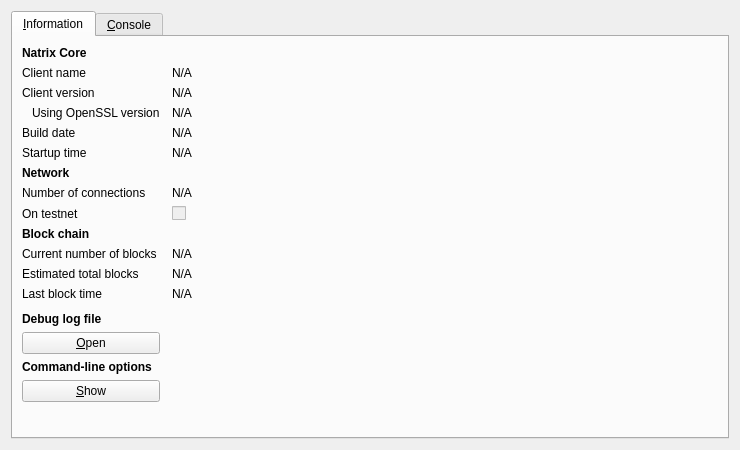
<?xml version="1.0" encoding="UTF-8"?>
<ui version="4.0">
 <class>RPCConsole</class>
 <widget class="QDialog" name="RPCConsole">
  <property name="geometry">
   <rect>
    <x>0</x>
    <y>0</y>
    <width>740</width>
    <height>450</height>
   </rect>
  </property>
  <property name="windowTitle">
   <string>Natrix - Debug window</string>
  </property>
  <layout class="QVBoxLayout" name="verticalLayout_2">
   <item>
    <widget class="QTabWidget" name="tabWidget">
     <property name="currentIndex">
      <number>0</number>
     </property>
     <widget class="QWidget" name="tab_info">
      <attribute name="title">
       <string>&amp;Information</string>
      </attribute>
      <layout class="QGridLayout" name="gridLayout" columnstretch="0,1">
       <property name="horizontalSpacing">
        <number>12</number>
       </property>
       <item row="0" column="0">
        <widget class="QLabel" name="label_9">
         <property name="font">
          <font>
           <weight>75</weight>
           <bold>true</bold>
          </font>
         </property>
         <property name="text">
          <string>Natrix Core</string>
         </property>
        </widget>
       </item>
       <item row="1" column="0">
        <widget class="QLabel" name="label_5">
         <property name="text">
          <string>Client name</string>
         </property>
        </widget>
       </item>
       <item row="1" column="1">
        <widget class="QLabel" name="clientName">
         <property name="cursor">
          <cursorShape>IBeamCursor</cursorShape>
         </property>
         <property name="text">
          <string>N/A</string>
         </property>
         <property name="textFormat">
          <enum>Qt::PlainText</enum>
         </property>
         <property name="textInteractionFlags">
          <set>Qt::LinksAccessibleByMouse|Qt::TextSelectableByKeyboard|Qt::TextSelectableByMouse</set>
         </property>
        </widget>
       </item>
       <item row="2" column="0">
        <widget class="QLabel" name="label_6">
         <property name="text">
          <string>Client version</string>
         </property>
        </widget>
       </item>
       <item row="2" column="1">
        <widget class="QLabel" name="clientVersion">
         <property name="cursor">
          <cursorShape>IBeamCursor</cursorShape>
         </property>
         <property name="text">
          <string>N/A</string>
         </property>
         <property name="textFormat">
          <enum>Qt::PlainText</enum>
         </property>
         <property name="textInteractionFlags">
          <set>Qt::LinksAccessibleByMouse|Qt::TextSelectableByKeyboard|Qt::TextSelectableByMouse</set>
         </property>
        </widget>
       </item>
       <item row="3" column="0">
        <widget class="QLabel" name="label_14">
         <property name="text">
          <string>Using OpenSSL version</string>
         </property>
         <property name="indent">
          <number>10</number>
         </property>
        </widget>
       </item>
       <item row="3" column="1">
        <widget class="QLabel" name="openSSLVersion">
         <property name="cursor">
          <cursorShape>IBeamCursor</cursorShape>
         </property>
         <property name="text">
          <string>N/A</string>
         </property>
         <property name="textFormat">
          <enum>Qt::PlainText</enum>
         </property>
         <property name="textInteractionFlags">
          <set>Qt::LinksAccessibleByMouse|Qt::TextSelectableByKeyboard|Qt::TextSelectableByMouse</set>
         </property>
        </widget>
       </item>
       <item row="4" column="0">
        <widget class="QLabel" name="label_12">
         <property name="text">
          <string>Build date</string>
         </property>
        </widget>
       </item>
       <item row="4" column="1">
        <widget class="QLabel" name="buildDate">
         <property name="cursor">
          <cursorShape>IBeamCursor</cursorShape>
         </property>
         <property name="text">
          <string>N/A</string>
         </property>
         <property name="textFormat">
          <enum>Qt::PlainText</enum>
         </property>
         <property name="textInteractionFlags">
          <set>Qt::LinksAccessibleByMouse|Qt::TextSelectableByKeyboard|Qt::TextSelectableByMouse</set>
         </property>
        </widget>
       </item>
       <item row="5" column="0">
        <widget class="QLabel" name="label_13">
         <property name="text">
          <string>Startup time</string>
         </property>
        </widget>
       </item>
       <item row="5" column="1">
        <widget class="QLabel" name="startupTime">
         <property name="cursor">
          <cursorShape>IBeamCursor</cursorShape>
         </property>
         <property name="text">
          <string>N/A</string>
         </property>
         <property name="textFormat">
          <enum>Qt::PlainText</enum>
         </property>
         <property name="textInteractionFlags">
          <set>Qt::LinksAccessibleByMouse|Qt::TextSelectableByKeyboard|Qt::TextSelectableByMouse</set>
         </property>
        </widget>
       </item>
       <item row="6" column="0">
        <widget class="QLabel" name="label_11">
         <property name="font">
          <font>
           <weight>75</weight>
           <bold>true</bold>
          </font>
         </property>
         <property name="text">
          <string>Network</string>
         </property>
        </widget>
       </item>
       <item row="7" column="0">
        <widget class="QLabel" name="label_7">
         <property name="text">
          <string>Number of connections</string>
         </property>
        </widget>
       </item>
       <item row="7" column="1">
        <widget class="QLabel" name="numberOfConnections">
         <property name="cursor">
          <cursorShape>IBeamCursor</cursorShape>
         </property>
         <property name="text">
          <string>N/A</string>
         </property>
         <property name="textFormat">
          <enum>Qt::PlainText</enum>
         </property>
         <property name="textInteractionFlags">
          <set>Qt::LinksAccessibleByMouse|Qt::TextSelectableByKeyboard|Qt::TextSelectableByMouse</set>
         </property>
        </widget>
       </item>
       <item row="8" column="0">
        <widget class="QLabel" name="label_8">
         <property name="text">
          <string>On testnet</string>
         </property>
        </widget>
       </item>
       <item row="8" column="1">
        <widget class="QCheckBox" name="isTestNet">
         <property name="enabled">
          <bool>false</bool>
         </property>
         <property name="text">
          <string/>
         </property>
        </widget>
       </item>
       <item row="9" column="0">
        <widget class="QLabel" name="label_10">
         <property name="font">
          <font>
           <weight>75</weight>
           <bold>true</bold>
          </font>
         </property>
         <property name="text">
          <string>Block chain</string>
         </property>
        </widget>
       </item>
       <item row="10" column="0">
        <widget class="QLabel" name="label_3">
         <property name="text">
          <string>Current number of blocks</string>
         </property>
        </widget>
       </item>
       <item row="10" column="1">
        <widget class="QLabel" name="numberOfBlocks">
         <property name="cursor">
          <cursorShape>IBeamCursor</cursorShape>
         </property>
         <property name="text">
          <string>N/A</string>
         </property>
         <property name="textFormat">
          <enum>Qt::PlainText</enum>
         </property>
         <property name="textInteractionFlags">
          <set>Qt::LinksAccessibleByMouse|Qt::TextSelectableByKeyboard|Qt::TextSelectableByMouse</set>
         </property>
        </widget>
       </item>
       <item row="11" column="0">
        <widget class="QLabel" name="label_4">
         <property name="text">
          <string>Estimated total blocks</string>
         </property>
        </widget>
       </item>
       <item row="11" column="1">
        <widget class="QLabel" name="totalBlocks">
         <property name="cursor">
          <cursorShape>IBeamCursor</cursorShape>
         </property>
         <property name="text">
          <string>N/A</string>
         </property>
         <property name="textFormat">
          <enum>Qt::PlainText</enum>
         </property>
         <property name="textInteractionFlags">
          <set>Qt::LinksAccessibleByMouse|Qt::TextSelectableByKeyboard|Qt::TextSelectableByMouse</set>
         </property>
        </widget>
       </item>
       <item row="12" column="0">
        <widget class="QLabel" name="label_2">
         <property name="text">
          <string>Last block time</string>
         </property>
        </widget>
       </item>
       <item row="12" column="1">
        <widget class="QLabel" name="lastBlockTime">
         <property name="cursor">
          <cursorShape>IBeamCursor</cursorShape>
         </property>
         <property name="text">
          <string>N/A</string>
         </property>
         <property name="textFormat">
          <enum>Qt::PlainText</enum>
         </property>
         <property name="textInteractionFlags">
          <set>Qt::LinksAccessibleByMouse|Qt::TextSelectableByKeyboard|Qt::TextSelectableByMouse</set>
         </property>
        </widget>
       </item>
       <item row="13" column="0">
        <spacer name="verticalSpacer_2">
         <property name="orientation">
          <enum>Qt::Vertical</enum>
         </property>
         <property name="sizeHint" stdset="0">
          <size>
           <width>20</width>
           <height>20</height>
          </size>
         </property>
        </spacer>
       </item>
       <item row="14" column="0">
        <widget class="QLabel" name="labelDebugLogfile">
         <property name="font">
          <font>
           <weight>75</weight>
           <bold>true</bold>
          </font>
         </property>
         <property name="text">
          <string>Debug log file</string>
         </property>
        </widget>
       </item>
       <item row="15" column="0">
        <widget class="QPushButton" name="openDebugLogfileButton">
         <property name="toolTip">
          <string>Open the Natrix debug log file from the current data directory. This can take a few seconds for large log files.</string>
         </property>
         <property name="text">
          <string>&amp;Open</string>
         </property>
         <property name="autoDefault">
          <bool>false</bool>
         </property>
        </widget>
       </item>
       <item row="16" column="0">
        <widget class="QLabel" name="labelCLOptions">
         <property name="font">
          <font>
           <weight>75</weight>
           <bold>true</bold>
          </font>
         </property>
         <property name="text">
          <string>Command-line options</string>
         </property>
        </widget>
       </item>
       <item row="17" column="0">
        <widget class="QPushButton" name="showCLOptionsButton">
         <property name="toolTip">
          <string>Show the Natrix-Qt help message to get a list with possible Natrix command-line options.</string>
         </property>
         <property name="text">
          <string>&amp;Show</string>
         </property>
         <property name="autoDefault">
          <bool>false</bool>
         </property>
        </widget>
       </item>
       <item row="18" column="0">
        <spacer name="verticalSpacer">
         <property name="orientation">
          <enum>Qt::Vertical</enum>
         </property>
         <property name="sizeHint" stdset="0">
          <size>
           <width>20</width>
           <height>40</height>
          </size>
         </property>
        </spacer>
       </item>
      </layout>
     </widget>
     <widget class="QWidget" name="tab_console">
      <attribute name="title">
       <string>&amp;Console</string>
      </attribute>
      <layout class="QVBoxLayout" name="verticalLayout_3">
       <property name="spacing">
        <number>3</number>
       </property>
       <item>
        <widget class="QTextEdit" name="messagesWidget">
         <property name="minimumSize">
          <size>
           <width>0</width>
           <height>100</height>
          </size>
         </property>
         <property name="readOnly">
          <bool>true</bool>
         </property>
         <property name="tabKeyNavigation" stdset="0">
          <bool>false</bool>
         </property>
         <property name="columnCount" stdset="0">
          <number>2</number>
         </property>
        </widget>
       </item>
       <item>
        <layout class="QHBoxLayout" name="horizontalLayout">
         <property name="spacing">
          <number>3</number>
         </property>
         <item>
          <widget class="QLabel" name="label">
           <property name="text">
            <string notr="true">&gt;</string>
           </property>
          </widget>
         </item>
         <item>
          <widget class="QLineEdit" name="lineEdit"/>
         </item>
         <item>
          <widget class="QPushButton" name="clearButton">
           <property name="maximumSize">
            <size>
             <width>24</width>
             <height>24</height>
            </size>
           </property>
           <property name="toolTip">
            <string>Clear console</string>
           </property>
           <property name="text">
            <string/>
           </property>
           <property name="icon">
            <iconset resource="../bitcoin.qrc">
             <normaloff>:/icons/remove</normaloff>:/icons/remove</iconset>
           </property>
           <property name="shortcut">
            <string notr="true">Ctrl+L</string>
           </property>
           <property name="autoDefault">
            <bool>false</bool>
           </property>
          </widget>
         </item>
        </layout>
       </item>
      </layout>
     </widget>
    </widget>
   </item>
  </layout>
 </widget>
 <resources>
  <include location="../bitcoin.qrc"/>
 </resources>
 <connections/>
</ui>
